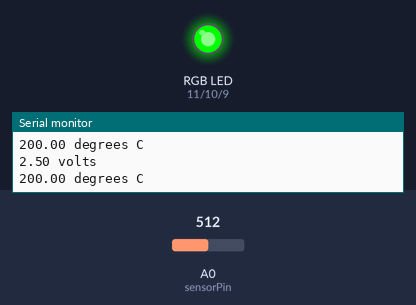
Simulated run of this sketch. Board: Arduino Uno, built with avr-gcc and run on an emulated ATmega328P. Parts: an RGB LED mixed from three pins (HIGH = lit), the last lines printed to the serial monitor. The inputs (shaded band) are chosen by the test bench; at power-on: A0 (sensorPin) = 512.

Above: at 1.8 s.
1.9 s: A0 (sensorPin) set to 162
4.2 s: A0 (sensorPin) set to 140
At 6.6 s:
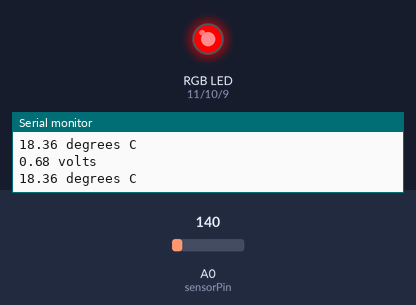
7.5 s: A0 (sensorPin) set to 306
At 10.2 s:
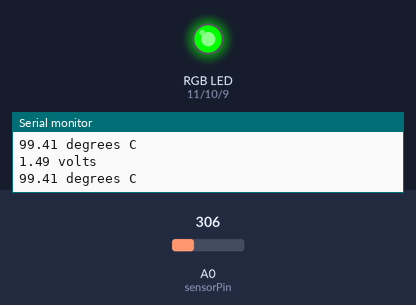
10.5 s: A0 (sensorPin) set to 122
At 12.6 s:
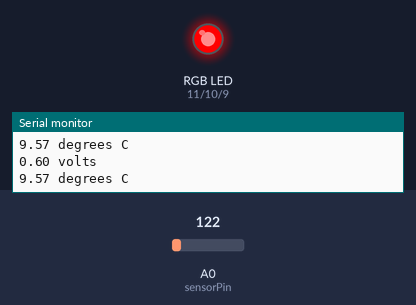
Timing chart, 0 to 14.1 s (numbered marks = the images above; inputs shaded):
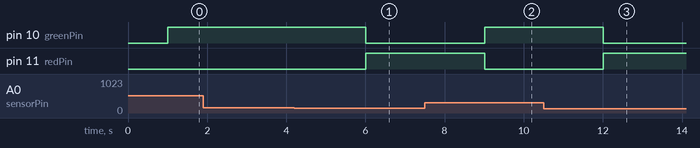

Measured:
- the behaviour switches between 154 and 153 on A0 (sensorPin) (found by bisection; images 0 and 1)
- after the input at 4.2 s, pin 10 (greenPin): HIGH → LOW after 1.8 s; pin 11 (redPin): LOW → HIGH after 1.8 s
- after the input at 7.5 s, pin 10 (greenPin): LOW → HIGH after 1.5 s; pin 11 (redPin): HIGH → LOW after 1.5 s
- after the input at 10.5 s, pin 10 (greenPin): HIGH → LOW after 1.5 s; pin 11 (redPin): LOW → HIGH after 1.5 s

The sketch:

pkb_code.ino
```cpp
// Pins of the RGB LED.
const int redPin = 11;
const int greenPin = 10;
const int bluePin = 9;

// Analog input from the potentiometer
int sensorPin = 0;

// Values for each pin of the RGB LED.
int currentColorValueRed;
int currentColorValueGreen;
int currentColorValueBlue;

void setup()
{
  pinMode(redPin, OUTPUT);
  pinMode(greenPin, OUTPUT);
  pinMode(bluePin, OUTPUT);
  Serial.begin(9600);
}

void loop()
{
  int reading = analogRead(sensorPin);

  float voltage = reading * 5.0;
 voltage /= 1024.0;

 Serial.print(voltage); Serial.println(" volts");
  float temperatureC = (voltage - 0.5) * 100 ;
 Serial.print(temperatureC); Serial.println(" degrees C");


 delay(1000);

  if (temperatureC <= 25) {
    currentColorValueRed = 255;
    currentColorValueGreen = 0;
    currentColorValueBlue = 0;
   }

   if (temperatureC > 25) {
    currentColorValueRed = 0;
    currentColorValueGreen = 255;
    currentColorValueBlue = 0;
   }


  analogWrite(redPin, currentColorValueRed);
  analogWrite(bluePin, currentColorValueBlue);
  analogWrite(greenPin, currentColorValueGreen);
}
```
